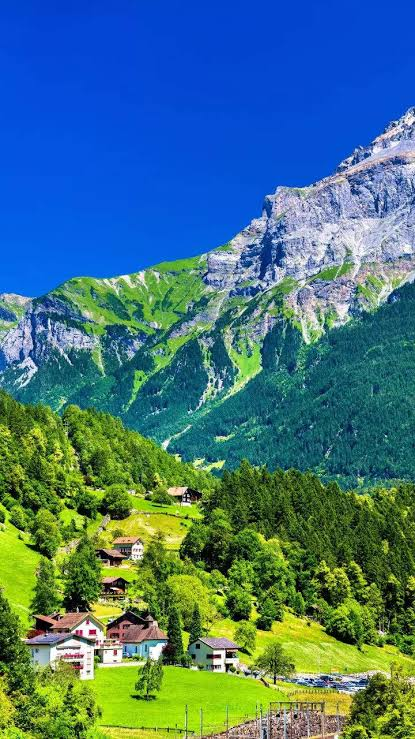
#> input picture Experiment 2 - Solutions by students/Kartik_Kumar_28/image.jpg, 415 x 739 px
$ python main.py
#> lines starting #> are read from the running program, lines starting #| are printed output that depends on the picture
import cv2
import numpy as np
import matplotlib.pyplot as plt

# Load image
img = cv2.imread("image.jpg")
#> img is the input picture: shape (739, 415, 3); mean B, G, R 125.2, 116.3, 68

# Convert image to grayscale
gray = cv2.cvtColor(img, cv2.COLOR_BGR2GRAY)
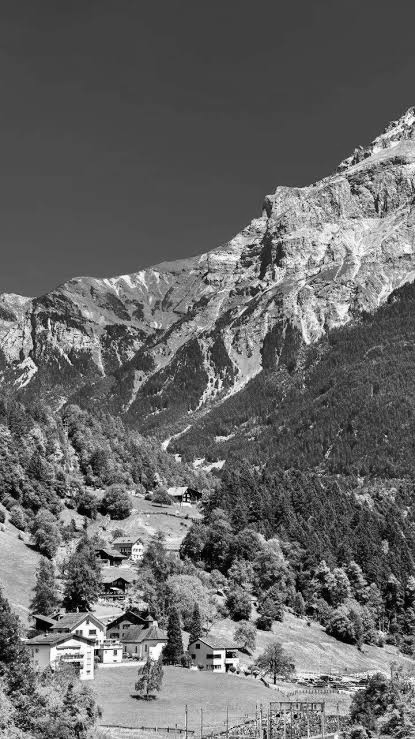
#> gray: shape (739, 415); min 0, max 255, mean 102.8

# Display original image
plt.figure(figsize=(10, 6))
plt.imshow(gray, cmap="gray")
plt.title("Original Image")
plt.axis("off")
plt.show()

# Original histogram
plt.figure()
plt.hist(gray.ravel(), 256, [0, 256])
plt.title("Histogram of Original Image")
plt.xlabel("Pixel Intensity")
plt.ylabel("Frequency")
plt.show()
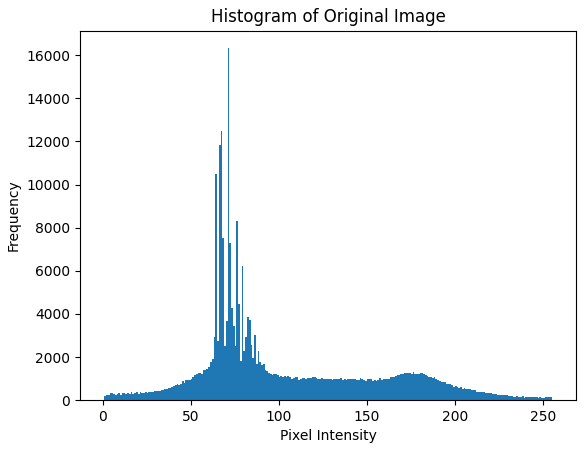
#> figure drawn by matplotlib, 1 panel; tallest bar 16319 high, from x = 71 to 72

# Contrast stretching
min_val = np.min(gray)
#> min_val = 0
max_val = np.max(gray)
#> max_val = 255

stretched = ((gray - min_val) / (max_val - min_val) * 255).astype(np.uint8)

# Display contrast stretched image
plt.figure(figsize=(10, 6))
plt.imshow(stretched, cmap="gray")
plt.title("Contrast Stretched Image")
plt.axis("off")
plt.show()

# Histogram Equalization
equalized = cv2.equalizeHist(gray)
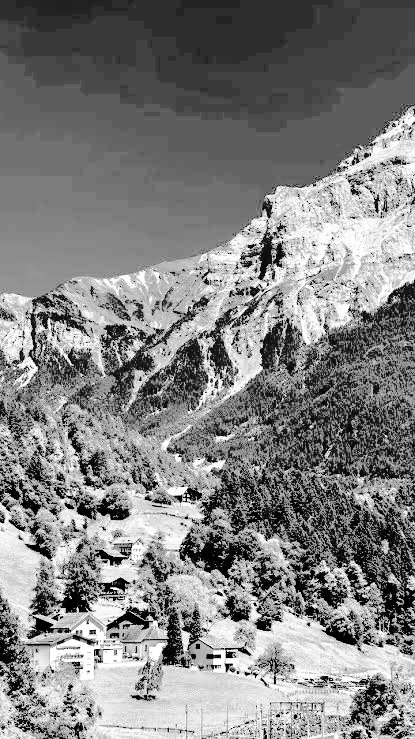
#> equalized: shape (739, 415); min 0, max 255, mean 129.2

# Display histogram equalized image
plt.figure(figsize=(10, 6))
plt.imshow(equalized, cmap="gray")
plt.title("Histogram Equalized Image")
plt.axis("off")
plt.show()

# CLAHE
clahe = cv2.createCLAHE(clipLimit=2.0, tileGridSize=(8, 8))
clahe_img = clahe.apply(gray)
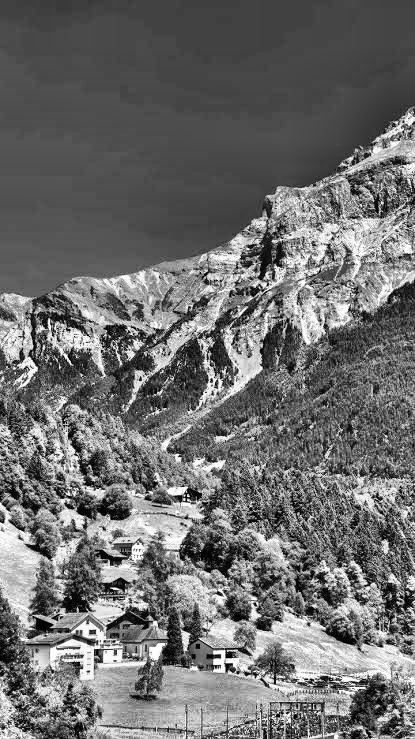
#> clahe_img: shape (739, 415); min 0, max 255, mean 110

# Display CLAHE image
plt.figure(figsize=(10, 6))
plt.imshow(clahe_img, cmap="gray")
plt.title("CLAHE Enhanced Image")
plt.axis("off")
plt.show()

# Compare histograms
plt.figure(figsize=(10, 6))

plt.hist(gray.ravel(), 256, [0, 256], alpha=0.5, label="Original")
plt.hist(equalized.ravel(), 256, [0, 256], alpha=0.5, label="Equalized")
plt.hist(clahe_img.ravel(), 256, [0, 256], alpha=0.5, label="CLAHE")

plt.title("Comparison of Histograms")
plt.xlabel("Pixel Intensity")
plt.ylabel("Frequency")
plt.legend()
plt.show()
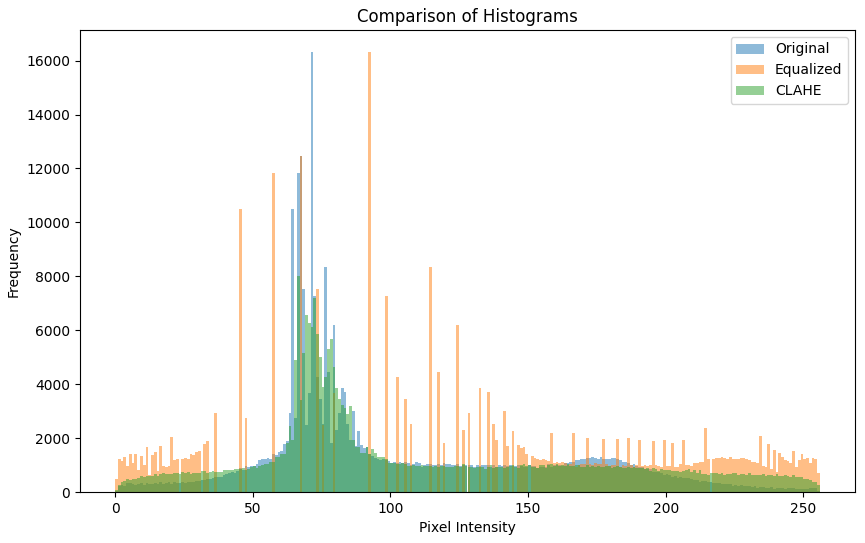
#> figure drawn by matplotlib, 1 panel; tallest bar 16319 high, from x = 71 to 72; tallest bar 16319 high, from x = 92 to 93; tallest bar 8027 high, from x = 66 to 67

# Save processed images
cv2.imwrite("contrast_stretched.jpg", stretched)
cv2.imwrite("histogram_equalized.jpg", equalized)
cv2.imwrite("clahe.jpg", clahe_img)

print("Experiment 2 completed successfully.")
